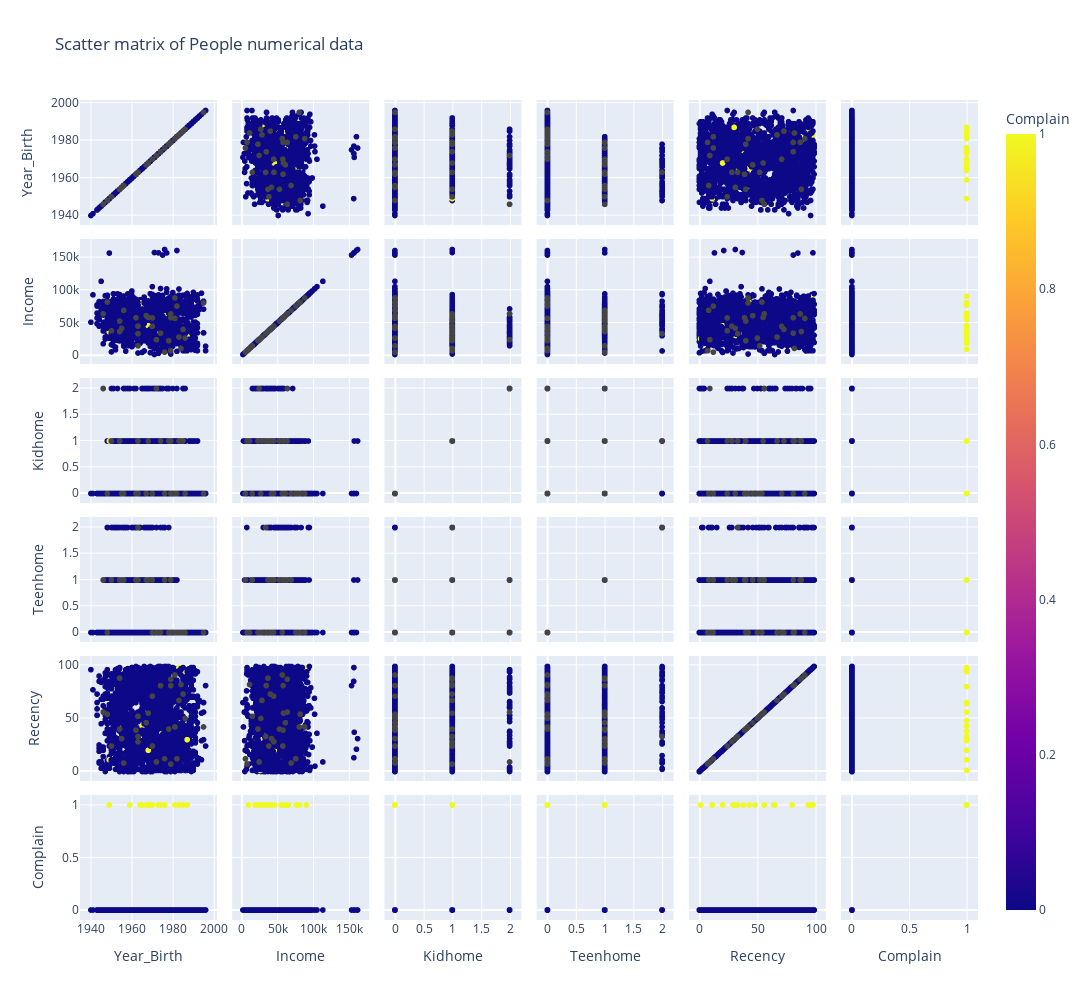

The notebook cell saved with this chart:
### Code cell
fig = px.scatter_matrix(campaign_df[people_num],
                        title="Scatter matrix of People numerical data",
                        color='Complain',
                        width=1200, 
                        height=1000)

print('\nScatter plot of selected columns :\n')
fig.show()

### Figure 1 — Plotly figure (JSON) as saved in the notebook; plotly's stock layout.template omitted (floating-point values rounded to 4 significant figures; data arrays with more than 128 entries replaced by an {"elided": "..."} marker saying what was removed)
{"data": [{"dimensions": [{"axis": {"matches": true}, "label": "Year_Birth", "values": {"elided": "2208 int values"}}, {"axis": {"matches": true}, "label": "Income", "values": {"elided": "2208 int values"}}, {"axis": {"matches": true}, "label": "Kidhome", "values": {"elided": "2208 int values"}}, {"axis": {"matches": true}, "label": "Teenhome", "values": {"elided": "2208 int values"}}, {"axis": {"matches": true}, "label": "Recency", "values": {"elided": "2208 int values"}}, {"axis": {"matches": true}, "label": "Complain", "values": {"elided": "2208 int values"}}], "hovertemplate": "%{xaxis.title.text}=%{x}<br>%{yaxis.title.text}=%{y}<br>Complain=%{marker.color}<extra></extra>", "legendgroup": "", "marker": {"color": {"elided": "2208 int values"}, "coloraxis": "coloraxis", "symbol": "circle"}, "name": "", "showlegend": false, "type": "splom"}], "layout": {"coloraxis": {"colorbar": {"title": {"text": "Complain"}}, "colorscale": [[0, "#0d0887"], [0.1111, "#46039f"], [0.2222, "#7201a8"], [0.3333, "#9c179e"], [0.4444, "#bd3786"], [0.5556, "#d8576b"], [0.6667, "#ed7953"], [0.7778, "#fb9f3a"], [0.8889, "#fdca26"], [1, "#f0f921"]]}, "dragmode": "select", "height": 1000, "legend": {"tracegroupgap": 0}, "title": {"text": "Scatter matrix of People numerical data"}, "width": 1200, "xaxis": {"autorange": true, "range": [1935.0, 2001.0], "type": "linear"}, "xaxis2": {"autorange": true, "range": [-13570.0, 177700.0], "type": "linear"}, "xaxis3": {"autorange": true, "range": [-0.1904, 2.19], "type": "linear"}, "xaxis4": {"autorange": true, "range": [-0.1904, 2.19], "type": "linear"}, "xaxis5": {"autorange": true, "range": [-9.426, 108.4], "type": "linear"}, "xaxis6": {"autorange": true, "range": [-0.09521, 1.095], "type": "linear"}, "yaxis": {"autorange": true, "range": [1935.0, 2001.0], "type": "linear"}, "yaxis2": {"autorange": true, "range": [-13570.0, 177700.0], "type": "linear"}, "yaxis3": {"autorange": true, "range": [-0.1904, 2.19], "type": "linear"}, "yaxis4": {"autorange": true, "range": [-0.1904, 2.19], "type": "linear"}, "yaxis5": {"autorange": true, "range": [-9.426, 108.4], "type": "linear"}, "yaxis6": {"autorange": true, "range": [-0.09521, 1.095], "type": "linear"}}}
